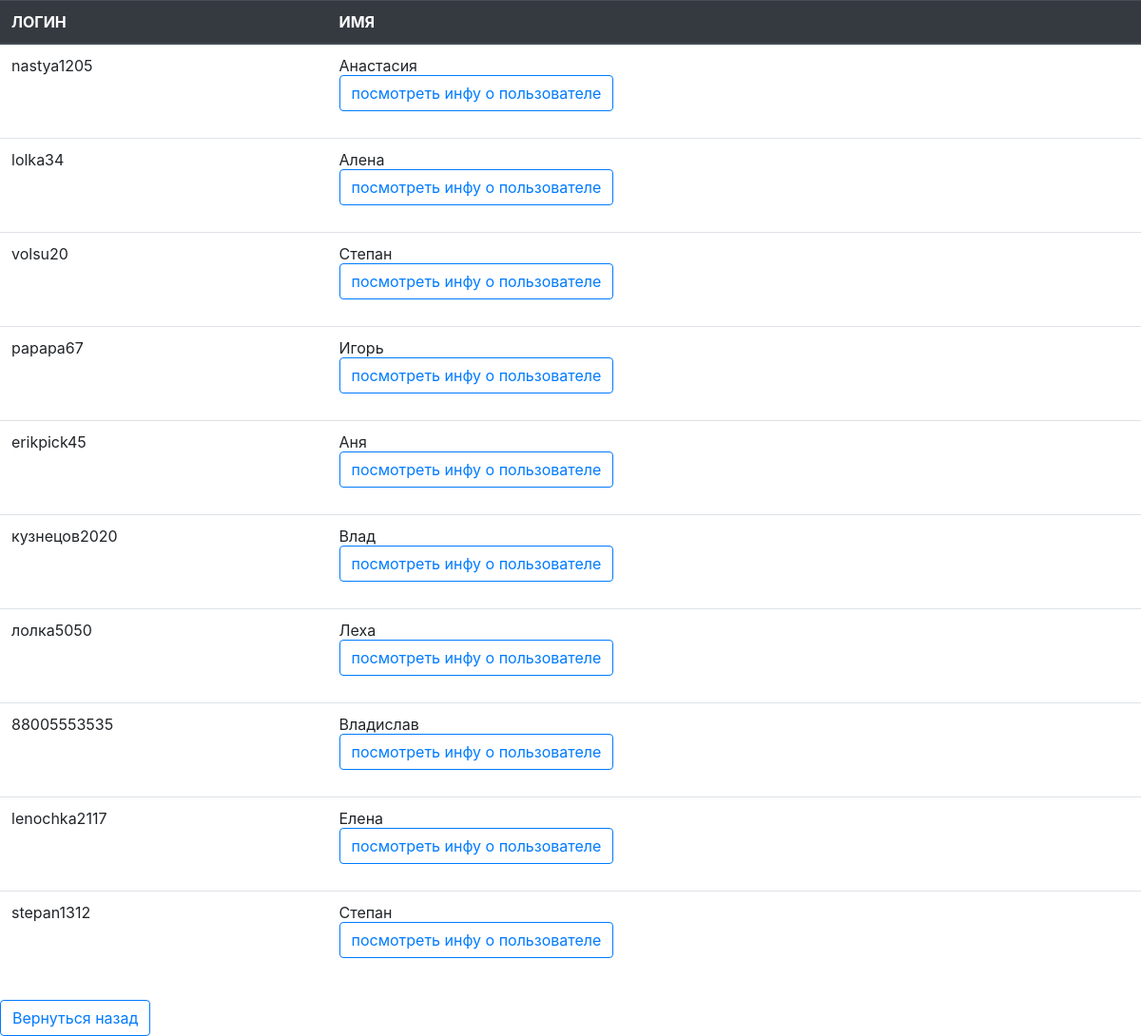
/outputusers_table.php, run on the app's committed database.
### tables this page shows
CREATE TABLE `users` (
  `id` int(100) UNSIGNED NOT NULL,
  `login` varchar(100) NOT NULL,
  `pass` varchar(32) NOT NULL,
  `name` varchar(50) NOT NULL
);

### outputusers_table.php (the view, shortened to what this page needs)
<?php
echo"<link rel='stylesheet' href='https://cdn.jsdelivr.net/npm/bootstrap@4.5.3/dist/css/bootstrap.min.css'>";
$mysql = new mysqli('localhost', 'root', 'root', 'register-bd');
$sql = "SELECT * FROM `users`";
$result = $mysql -> query($sql);
$result=$result -> fetch_all();
?>
<table class='table table-hover'>
    <thead class='thead-dark'>
    <tr>
        <th scope='col'>ЛОГИН</th>
        <th scope='col'>ИМЯ</th>
        <th scope='col''></th>
    </tr>
    </thead>
    <tbody>
    <?php
    foreach($result as $item){
        echo "
    <tr>
      <td>$item[1] </td>
      <td>$item[3] <form action='profile.php' method='post' id='edit_form'>
        <input type='hidden' value='$item[1]' name='login' id='login'>
      <button class='btn btn-outline-primary' type='submit'>посмотреть инфу о пользователе</button>
      </form></td>
      <td>
      </td>
    </tr>
   ";
    }
    ?>
    </tbody>
</table>
<a class='btn btn-outline-primary' href='output_table.php' >Вернуться назад</a>

### data on the page
users: login "nastya1205", name "Анастасия"
users: login "lolka34", name "Алена"
users: login "volsu20", name "Степан"
users: login "papapa67", name "Игорь"
users: login "erikpick45", name "Аня"
users: login "кузнецов2020", name "Влад"
users: login "лолка5050", name "Леха"
users: login "88005553535", name "Владислав"
users: login "lenochka2117", name "Елена"
users: login "stepan1312", name "Степан"
